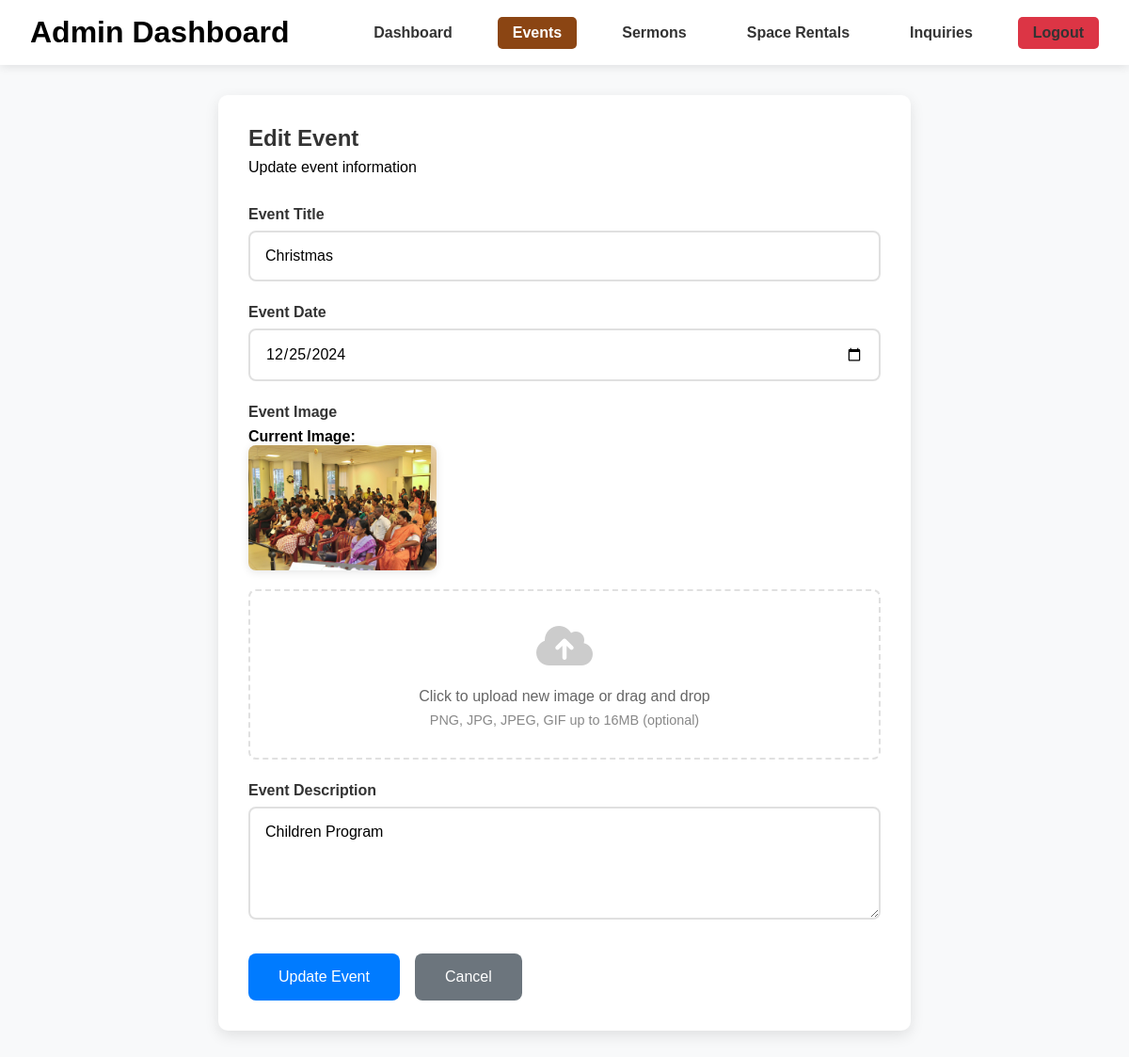
The app's page /admin/events/edit/6 (signed in) with its own data.
### app.py (models this page shows, shortened)
class Event(db.Model):
    id = db.Column(db.Integer, primary_key=True)
    title = db.Column(db.String(200), nullable=False)
    description = db.Column(db.Text, nullable=False)
    event_date = db.Column(db.Date, nullable=False)
    image_path = db.Column(db.String(500))  # Changed from image_url to image_path
    created_at = db.Column(db.DateTime, default=datetime.utcnow)

### app.py (the view)
@app.route('/admin/events/edit/<int:event_id>')
def admin_edit_event(event_id):
    if 'admin_id' not in session:
        flash('Please log in to access admin features', 'error')
        return redirect(url_for('admin_login'))
    try:
        print(f"Attempting to load event ID: {event_id}")  # Debug log
        event = Event.query.get(event_id)
        if not event:
            print(f"No event found for ID: {event_id}")  # Debug log
            flash(f'Event with ID {event_id} not found. It may have been deleted.', 'error')
            return redirect(url_for('admin_events'))
        print(f"Event loaded: ID={event.id}, Title={event.title}, Date={event.event_date}")  # Debug log
        return render_template('admin_edit_event.html', event=event)
    except Exception as e:
        print(f"Error loading event ID {event_id}: {str(e)}")  # Detailed error log
        flash(f'Error loading event: {str(e)}', 'error')
        return redirect(url_for('admin_events'))

### templates/admin_edit_event.html (shortened to what this page needs)
<!DOCTYPE html>
<html lang="en">
<head>
    <link href="https://cdnjs.cloudflare.com/ajax/libs/font-awesome/6.0.0/css/all.min.css" rel="stylesheet">
</head>
<body>
    <header class="admin-header">
        <h1>Admin Dashboard</h1>
        <nav class="admin-nav">
            <a href="{{ url_for('admin_dashboard') }}">Dashboard</a>
            <a href="{{ url_for('admin_events') }}" class="active">Events</a>
            <a href="{{ url_for('admin_sermons') }}">Sermons</a>
            <a href="{{ url_for('admin_space_rentals') }}">Space Rentals</a>
            <a href="{{ url_for('admin_inquiries') }}">Inquiries</a>
            <a href="{{ url_for('admin_logout') }}" class="logout-btn">Logout</a>
        </nav>
    </header>
    <main class="admin-content">
        <div class="form-container">
            <div class="form-header">
                <h2>Edit Event</h2>
                <p>Update event information</p>
            </div>
            <form method="POST" enctype="multipart/form-data">
                <div class="form-group">
                    <label for="title">Event Title</label>
                    <input type="text" id="title" name="title" value="{{ event.title }}" required>
                </div>
                <div class="form-group">
                    <label for="event_date">Event Date</label>
                    <input type="date" id="event_date" name="event_date" value="{{ event.event_date.strftime('%Y-%m-%d') }}" required>
                </div>
                <div class="form-group">
                    <label for="image">Event Image</label>
                    {% if event.image_path %}
                        <div class="current-image">
                            <p><strong>Current Image:</strong></p>
                            <img src="{{ url_for('static', filename=event.image_path) }}" alt="Current event image">
                        </div>
                    {% endif %}
                    <div class="file-upload-area" onclick="document.getElementById('image').click()">
                        <div class="upload-icon">
                            <i class="fas fa-cloud-upload-alt"></i>
                        </div>
                        <div class="upload-text">
                            {% if event.image_path %}
                                Click to upload new image or drag and drop
                            {% else %}
                                Click to upload image or drag and drop
                            {% endif %}
                        </div>
                        <div class="file-requirements">PNG, JPG, JPEG, GIF up to 16MB (optional)</div>
                    </div>
                </div>
                <div class="form-group">
                    <label for="description">Event Description</label>
                    <textarea id="description" name="description" required>{{ event.description }}</textarea>
                </div>
                <div class="form-actions">
                    <button type="submit" class="submit-btn">Update Event</button>
                    <a href="{{ url_for('admin_events') }}" class="cancel-btn">Cancel</a>
                </div>
            </form>
        </div>
    </main>
</body>
</html>

### templates/admin_edit_event.html (style rules this page uses)
* { margin: 0; padding: 0; box-sizing: border-box; }
body { font-family: Arial, sans-serif; background: #f8f9fa; }
.admin-header { background: white; padding: 1rem 2rem; box-shadow: 0 2px 10px rgba(0,0,0,0.1); display: flex; justify-content: space-between; align-items: center; }
.admin-nav { display: flex; gap: 2rem; }
.admin-nav a { text-decoration: none; color: #333; font-weight: bold; padding: 0.5rem 1rem; border-radius: 5px; transition: background 0.3s ease; }
.admin-nav a:hover, .admin-nav a.active { background: #8B4513; color: white; }
.logout-btn { background: #dc3545; color: white; padding: 0.5rem 1rem; border: none; border-radius: 5px; text-decoration: none; }
.admin-content { padding: 2rem; max-width: 800px; margin: 0 auto; }
.form-container { background: white; padding: 2rem; border-radius: 10px; box-shadow: 0 5px 15px rgba(0,0,0,0.1); }
.form-header { margin-bottom: 2rem; }
.form-header h2 { color: #333; margin-bottom: 0.5rem; }
.form-group { margin-bottom: 1.5rem; }
.form-group label { display: block; margin-bottom: 0.5rem; color: #333; font-weight: bold; }
.form-group input, .form-group textarea { width: 100%; padding: 1rem; border: 2px solid #e0e0e0; border-radius: 8px; font-size: 1rem; transition: border-color 0.3s ease; font-family: Arial, sans-serif; }
.form-group textarea { min-height: 120px; resize: vertical; }
.current-image { margin-bottom: 1rem; }
.current-image img { max-width: 200px; max-height: 200px; border-radius: 8px; box-shadow: 0 2px 10px rgba(0,0,0,0.1); }
.file-upload-area { border: 2px dashed #e0e0e0; border-radius: 8px; padding: 2rem; text-align: center; transition: border-color 0.3s ease; cursor: pointer; }
.upload-icon { font-size: 3rem; color: #ccc; margin-bottom: 1rem; }
.upload-text { color: #666; margin-bottom: 0.5rem; }
.file-requirements { font-size: 0.9rem; color: #888; }
.form-actions { display: flex; gap: 1rem; margin-top: 2rem; }
.submit-btn { background: #007bff; color: white; padding: 1rem 2rem; border: none; border-radius: 8px; font-size: 1rem; cursor: pointer; transition: background 0.3s ease; }
.cancel-btn { background: #6c757d; color: white; padding: 1rem 2rem; text-decoration: none; border-radius: 8px; font-size: 1rem; transition: background 0.3s ease; display: inline-block; }

### records on screen
Event: title "Christmas", event_date "12/25/2024", image_path (picture), description "Children Program"
